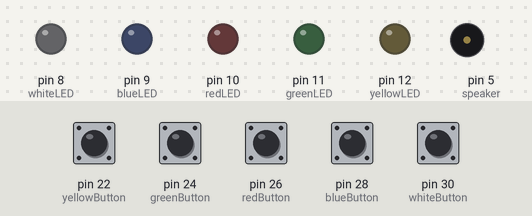
A sketch run on a simulated Arduino Mega 2560, built with avr-gcc and run on an emulated ATmega2560. Parts: output pins drawn as LEDs (lit = HIGH), buzzer (waves = sounding). The test bench sets the inputs (shaded band); at power-on: pin 22 (yellowButton), pin 24 (greenButton), pin 26 (redButton), pin 28 (blueButton), pin 30 (whiteButton) LOW. Random numbers use the default seed unless the sketch sets one.

Above: at 1.6 s.
1.7 s: pin 22 (yellowButton) pulled HIGH for 0.15 s
At 3.0 s:
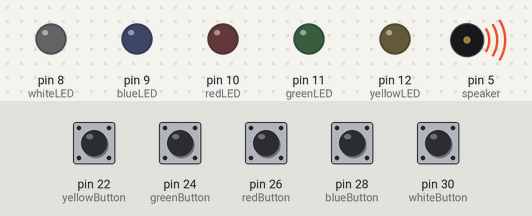
4.8 s: pin 24 (greenButton) pulled HIGH for 1 s
At 8.7 s:
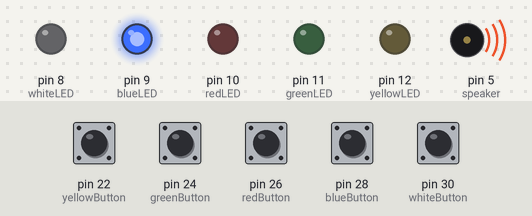
8.8 s: pin 28 (blueButton) pulled HIGH for 1 s
At 14.2 s:
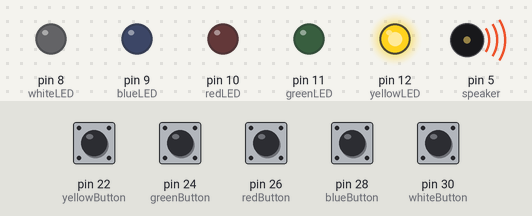
15.8 s: pin 22 (yellowButton) pulled HIGH for 1 s
At 19.2 s:
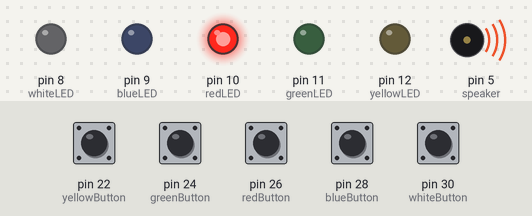
19.8 s: pin 24 (greenButton) pulled HIGH for 0.15 s
At 23.2 s:
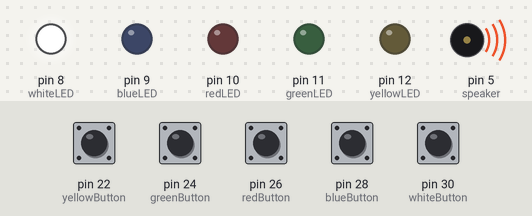
Timing chart, 0 to 23.9 s (numbered marks = the images above; inputs shaded):
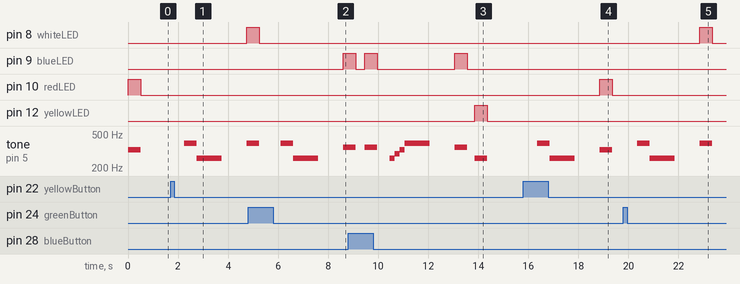

The sketch:

moppilandia.ino
```cpp
int ledPins[5] = {12,11,10,9,8};
int yellowLED = 12;
int greenLED = 11;
int redLED = 10;
int blueLED = 9;
int whiteLED = 8;

int buttonPins[5] = {22,24,26,28,30};
int buttonTone[5] = {261, 293, 329, 349, 392};
int lastButtonState[5] = {LOW,LOW,LOW,LOW,LOW};
unsigned long lastDebounceTime[5] = {0,0,0,0,0};  // the last time the output pin was toggled
unsigned long debounceDelay = 50;    // the debounce time; increase if the output flickers
int yellowButton = 22;
int greenButton = 24;
int redButton = 26;
int blueButton = 28;
int whiteButton = 30;

int level = 1;

int speaker = 5;


void setup() {
  pinMode(yellowLED, OUTPUT);
  pinMode(greenLED, OUTPUT);
  pinMode(redLED, OUTPUT);
  pinMode(blueLED, OUTPUT);
  pinMode(whiteLED, OUTPUT);


  pinMode(yellowButton, INPUT);
  pinMode(greenButton, INPUT);
  pinMode(redButton, INPUT);
  pinMode(blueButton, INPUT);
  pinMode(whiteButton, INPUT);


}

int game() {
  int buttonCombination[100];
  for(int i=0; i<level; i++)
  {
    buttonCombination[i] = random(5);
    hitButton(buttonCombination[i]);
    delay(300);
  }
  int step = 0;
  int pressedButton;
  while(step<level)
  {
      pressedButton = buttonHit();
      if(pressedButton == buttonCombination[step])
      {
        hitButton(buttonCombination[step]);
        resetButtons();
        step++;
      }
      else if(pressedButton != -1)
      {
        return 0;
      }
  }
  return 1;
}

int buttonHit()
{
  int state;
  for(int i=0; i<5; i++)
  {
    state = digitalRead(buttonPins[i]);
    if(state != lastButtonState[i])
    {
      lastButtonState[i] = state;
      lastDebounceTime[i] = millis();
    }
    if ((millis() - lastDebounceTime[i]) > debounceDelay) {
      if (state == HIGH) {
        return i;
      }
    }
  }
  return -1;
}

void resetButtons()
{
  for(int i=0; i<5; i++)
  {
    lastButtonState[i] = LOW;
  }
}

void hitButton(int i)
{
        digitalWrite(ledPins[i], HIGH);
        tone(speaker, buttonTone[i]);
        delay(500);
        noTone(speaker);
        digitalWrite(ledPins[i],LOW);
}

void loop()
{
  if(game())
  {
    level++;
    delay(500);
    tone(speaker, 261);
    delay(200);
    tone(speaker, 293);
    delay(200);
    tone(speaker, 329);
    delay(200);
    tone(speaker, 392);
    delay(1000);
    noTone(speaker);

  }
  else
  {
    level=1;
    delay(500);
    tone(speaker, 392);
    delay(500);
    tone(speaker, 261);
    delay(1000);
    noTone(speaker);
  }
  delay(1000);
}

// void loop() {
//   // put your main code here, to run repeatedly:

//   // YELLOW
//   if (digitalRead(yellowButton) == HIGH)
//   {
//     digitalWrite(yellowLED, HIGH);
//     tone(speaker, 261, 100);
//   }

//   // GREEN
//   if(digitalRead(greenButton) == HIGH)
//   {
//     digitalWrite(greenLED, HIGH);
//     tone(speaker, 293, 100);
//   }

//   // RED
//   if(digitalRead(redButton) == HIGH)
//   {
//     digitalWrite(redLED, HIGH);
//     tone(speaker, 329, 100);
//   }

//   // BLUE
//   if(digitalRead(blueButton) == HIGH)
//   {
//     digitalWrite(blueLED, HIGH);
//     tone(speaker, 349, 100);
//   }

//   // WHITE
//   if(digitalRead(whiteButton) == HIGH)
//   {
//     digitalWrite(whiteLED, HIGH);
//     tone(speaker, 392, 100);
//   }

//   else
//   {
//     digitalWrite(yellowLED, LOW);
//     digitalWrite(blueLED, LOW);
//     digitalWrite(greenLED, LOW);
//     digitalWrite(whiteLED, LOW);
//     digitalWrite(redLED, LOW);
//   }
// }
```

Measured:
- after the input at 1.7 s, pin 8 (whiteLED): LOW → HIGH after 3.1 s; tone on pin 5 (speaker): silent → 392 Hz after 0.55 s, → 261 Hz 0.50 s later, → silent 1.0 s later, → 392 Hz 1.0 s later
- after the input at 4.8 s, pin 9 (blueLED): LOW → HIGH after 3.8 s
- after the input at 8.8 s, pin 12 (yellowLED): LOW → HIGH after 5.1 s, → LOW 0.50 s later
- after the input at 15.8 s, pin 10 (redLED): LOW → HIGH after 3.1 s, → LOW 0.50 s later; tone on pin 5 (speaker): plays 392 Hz for 0.50 s, 261 Hz for 1.0 s, 329 Hz for 0.50 s, starting after 0.55 s
- after the input at 19.8 s, pin 8 (whiteLED): LOW → HIGH after 3.1 s, → LOW 0.50 s later; tone on pin 5 (speaker): plays 392 Hz for 0.50 s, 261 Hz for 1.0 s, 392 Hz for 0.50 s, starting after 0.55 s
